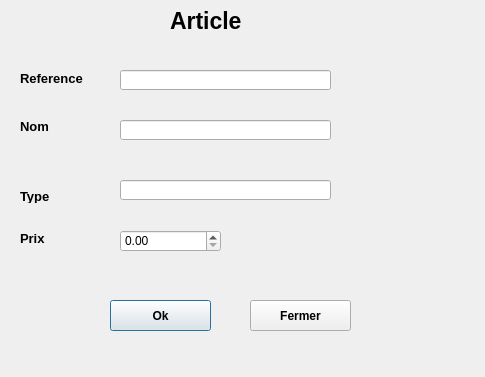
<?xml version="1.0" encoding="UTF-8"?>
<ui version="4.0">
 <class>article</class>
 <widget class="QDialog" name="article">
  <property name="geometry">
   <rect>
    <x>0</x>
    <y>0</y>
    <width>485</width>
    <height>377</height>
   </rect>
  </property>
  <property name="windowTitle">
   <string>Article</string>
  </property>
  <property name="styleSheet">
   <string notr="true"/>
  </property>
  <widget class="QLineEdit" name="typeLE">
   <property name="geometry">
    <rect>
     <x>120</x>
     <y>180</y>
     <width>211</width>
     <height>20</height>
    </rect>
   </property>
  </widget>
  <widget class="QDoubleSpinBox" name="prixdSB">
   <property name="geometry">
    <rect>
     <x>120</x>
     <y>230</y>
     <width>101</width>
     <height>22</height>
    </rect>
   </property>
  </widget>
  <widget class="QLineEdit" name="nomLE">
   <property name="geometry">
    <rect>
     <x>120</x>
     <y>120</y>
     <width>211</width>
     <height>20</height>
    </rect>
   </property>
  </widget>
  <widget class="QLabel" name="prixL">
   <property name="geometry">
    <rect>
     <x>20</x>
     <y>230</y>
     <width>31</width>
     <height>16</height>
    </rect>
   </property>
   <property name="font">
    <font>
     <pointsize>10</pointsize>
     <weight>75</weight>
     <bold>true</bold>
    </font>
   </property>
   <property name="text">
    <string>Prix</string>
   </property>
  </widget>
  <widget class="QLabel" name="artL">
   <property name="geometry">
    <rect>
     <x>170</x>
     <y>10</y>
     <width>81</width>
     <height>21</height>
    </rect>
   </property>
   <property name="font">
    <font>
     <pointsize>17</pointsize>
     <weight>75</weight>
     <bold>true</bold>
    </font>
   </property>
   <property name="text">
    <string>Article</string>
   </property>
  </widget>
  <widget class="QLabel" name="nomLa">
   <property name="geometry">
    <rect>
     <x>20</x>
     <y>120</y>
     <width>46</width>
     <height>13</height>
    </rect>
   </property>
   <property name="font">
    <font>
     <pointsize>10</pointsize>
     <weight>75</weight>
     <bold>true</bold>
    </font>
   </property>
   <property name="text">
    <string>Nom</string>
   </property>
  </widget>
  <widget class="QPushButton" name="OkpB">
   <property name="geometry">
    <rect>
     <x>110</x>
     <y>300</y>
     <width>101</width>
     <height>31</height>
    </rect>
   </property>
   <property name="font">
    <font>
     <weight>75</weight>
     <bold>true</bold>
    </font>
   </property>
   <property name="cursor">
    <cursorShape>PointingHandCursor</cursorShape>
   </property>
   <property name="styleSheet">
    <string notr="true"/>
   </property>
   <property name="text">
    <string>Ok</string>
   </property>
  </widget>
  <widget class="QLabel" name="RefL">
   <property name="geometry">
    <rect>
     <x>20</x>
     <y>70</y>
     <width>71</width>
     <height>16</height>
    </rect>
   </property>
   <property name="font">
    <font>
     <pointsize>10</pointsize>
     <weight>75</weight>
     <bold>true</bold>
    </font>
   </property>
   <property name="text">
    <string>Reference</string>
   </property>
  </widget>
  <widget class="QLineEdit" name="refLE">
   <property name="geometry">
    <rect>
     <x>120</x>
     <y>70</y>
     <width>211</width>
     <height>20</height>
    </rect>
   </property>
  </widget>
  <widget class="QLabel" name="TypeLa">
   <property name="geometry">
    <rect>
     <x>20</x>
     <y>190</y>
     <width>46</width>
     <height>13</height>
    </rect>
   </property>
   <property name="font">
    <font>
     <family>MS Shell Dlg 2</family>
     <pointsize>10</pointsize>
     <weight>75</weight>
     <bold>true</bold>
    </font>
   </property>
   <property name="text">
    <string>Type</string>
   </property>
  </widget>
  <widget class="QPushButton" name="fermerpB">
   <property name="geometry">
    <rect>
     <x>250</x>
     <y>300</y>
     <width>101</width>
     <height>31</height>
    </rect>
   </property>
   <property name="font">
    <font>
     <weight>75</weight>
     <bold>true</bold>
    </font>
   </property>
   <property name="cursor">
    <cursorShape>PointingHandCursor</cursorShape>
   </property>
   <property name="text">
    <string>Fermer</string>
   </property>
  </widget>
  <widget class="QLabel" name="label">
   <property name="geometry">
    <rect>
     <x>0</x>
     <y>0</y>
     <width>491</width>
     <height>411</height>
    </rect>
   </property>
   <property name="text">
    <string/>
   </property>
   <property name="pixmap">
    <pixmap resource="Images.qrc">:/Arriere/images/inter_article.jpg</pixmap>
   </property>
  </widget>
  <zorder>label</zorder>
  <zorder>typeLE</zorder>
  <zorder>prixdSB</zorder>
  <zorder>nomLE</zorder>
  <zorder>prixL</zorder>
  <zorder>artL</zorder>
  <zorder>nomLa</zorder>
  <zorder>OkpB</zorder>
  <zorder>RefL</zorder>
  <zorder>refLE</zorder>
  <zorder>TypeLa</zorder>
  <zorder>fermerpB</zorder>
 </widget>
 <resources>
  <include location="Images.qrc"/>
 </resources>
 <connections/>
</ui>
